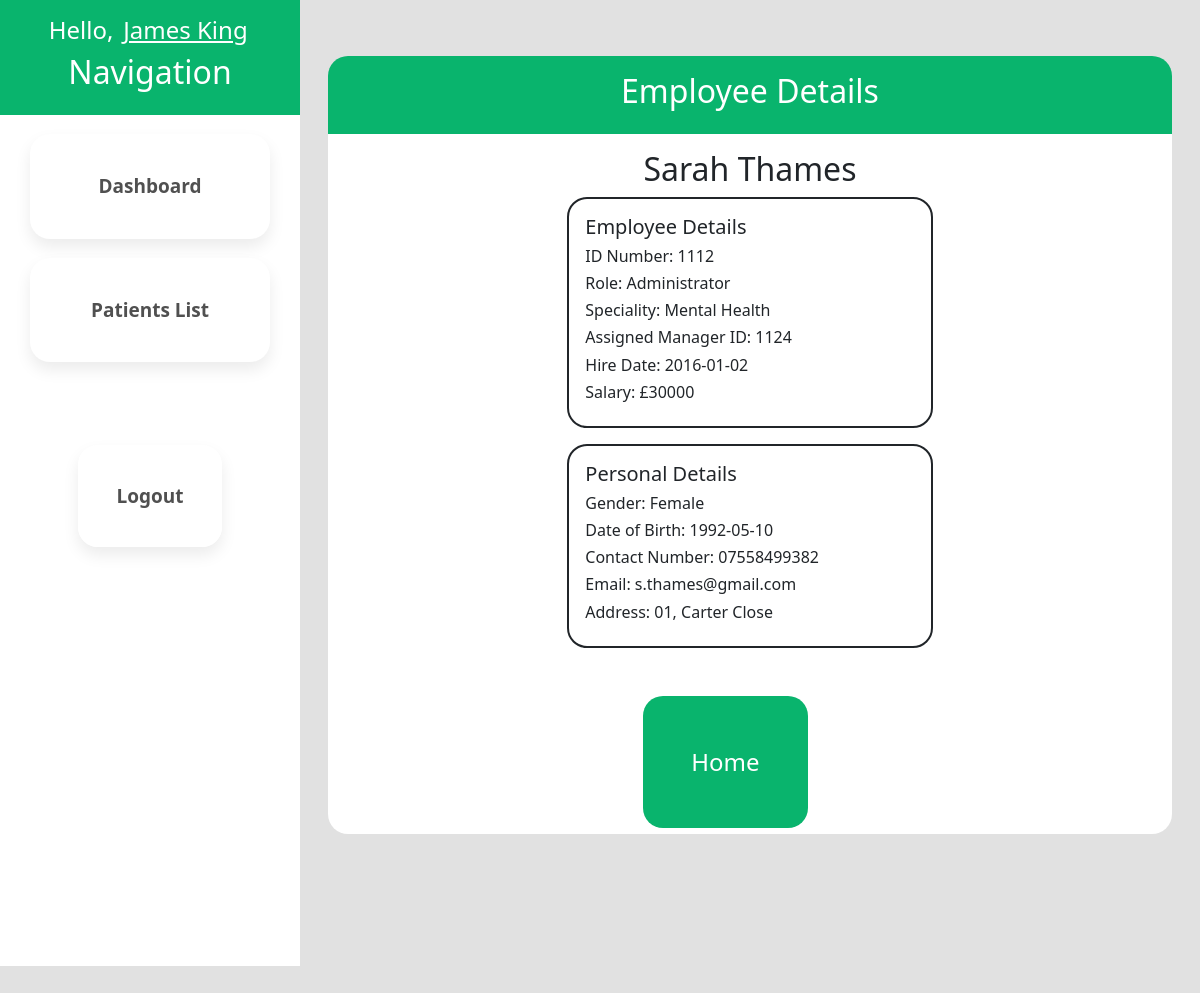
/employee-details.php?empID=1112 (signed in), run on the app's committed database.
### tables this page shows
CREATE TABLE `employee` (
  `EmployeeID` int(4) NOT NULL,
  `EmployeeFirstName` varchar(20) DEFAULT NULL,
  `EmployeeLastName` varchar(20) DEFAULT NULL,
  `RoleID` int(4) DEFAULT NULL,
  `SpecialityID` int(4) DEFAULT NULL,
  `EmployeeDoB` date DEFAULT NULL,
  `GenderID` varchar(4) DEFAULT NULL,
  `EmployeeContactNumber` varchar(50) DEFAULT NULL,
  `EmployeeEmail` varchar(50) DEFAULT NULL,
  `EmployeeAddress` varchar(20) DEFAULT NULL,
  `EmployeeHireDate` date DEFAULT NULL,
  `LoginDetailsID` int(4) DEFAULT NULL,
  `ManagerID` int(4) DEFAULT NULL
);

CREATE TABLE `role` (
  `RoleID` int(4) NOT NULL,
  `RoleTitle` varchar(20) DEFAULT NULL,
  `RoleDescription` text DEFAULT NULL,
  `RoleSalary` int(11) DEFAULT NULL
);

CREATE TABLE `speciality` (
  `SpecialityID` int(4) NOT NULL,
  `SpecialityTitle` varchar(20) DEFAULT NULL,
  `SpecialityDescription` text DEFAULT NULL
);

CREATE TABLE `gender` (
  `GenderID` varchar(4) DEFAULT NULL,
  `GenderTitle` varchar(20) DEFAULT NULL
);

### employee-details.php (the view, shortened to what this page needs)
<?php
 $userID = $_SESSION['EmpID'];
?>
<!DOCTYPE html>
<html lang="en">
<head>
    <?php include("includes/bootstrap.php");?>
    <link rel="stylesheet" href="css/main.css" />
</head>
<body>
    <div class="container-fluid h-100 w-100">
        <div class="row h-100">
            <div class="col-3 g-0 m-0 p-0">
                <div class="sidebar h-100">
                    <?php include("includes/navbar.php");?>
                </div>
            </div>
            <div class="col-9">
                <div class="main-content">
                    <div class="dash-header">
                        <h2>Employee Details</h2>
                    </div>
                    <div class="dash-content">
                        <?php
                            require_once("includes/db_conn.php");
                            $getEmployeeID = $_GET["empID"];
                            $stmt = $conn->prepare( "SELECT * FROM employee
                                                        INNER JOIN role on (employee.RoleID = role.RoleID)
                                                        INNER JOIN gender ON (employee.GenderID=gender.GenderID)
                                                        INNER JOIN speciality on (employee.SpecialityID = speciality.SpecialityID)
                                                        WHERE EmployeeID = ?" );
                            $stmt->bind_param( 'i', $getEmployeeID );
                            $stmt->execute();
                            $result = $stmt->get_result();
                            $obj = $result->fetch_object();
                        ?>
                        <?php
                            echo "<div class=\"user-container\">";
                            echo "<h2>{$obj->EmployeeFirstName} {$obj->EmployeeLastName}</h2>";
                            echo "<div class=\"user-details\">";
                            echo "<h5>Employee Details</h5>";
                            echo "<h6>ID Number: {$obj->EmployeeID}</h6>";
                            echo "<h6>Role: {$obj->RoleTitle}</h6>";
                            echo "<h6>Speciality: {$obj->SpecialityTitle}</h6>";
                            echo "<h6>Assigned Manager ID: {$obj->ManagerID}</h6>";
                            echo "<h6>Hire Date: {$obj->EmployeeHireDate}</h6>";
                            echo "<h6>Salary: £{$obj->RoleSalary}</h6>";
                            echo "</div>";
                            echo "<div class=\"user-personal-details\">";
                            echo "<h5>Personal Details</h5>";
                            echo "<h6>Gender: {$obj->GenderTitle}</h6>";
                            echo "<h6>Date of Birth: {$obj->EmployeeDoB}</h6>";
                            echo "<h6>Contact Number: {$obj->EmployeeContactNumber}</h6>";
                            echo "<h6>Email: {$obj->EmployeeEmail}</h6>";
                            echo "<h6>Address: {$obj->EmployeeAddress}</h6>";
                            echo "</div>";
                            echo "<div class=\"user-buttons\">";
                            echo "<a class=\"lab\" href=\"employee-list.php\">Home</a>";
                            echo "</div>";
                            echo "</div>";
                        ?>
                    </div>
                </div>
            </div>
        </div>
    </div>
</body>
</html>

### includes/navbar.php (shortened to what this page needs)
<div class="nav-header">
  <?php
    require_once("db_conn.php");
    $getUserID = $userID;
    $stmt = $conn->prepare( "SELECT * FROM employee WHERE EmployeeID = ?" );
    $stmt->bind_param( 'i', $getUserID );
    $stmt->execute();
    $result = $stmt->get_result();
    $obj = $result->fetch_object();
    ?>
  <h4>Hello, <a href="userProfile.php"><?php echo $obj->EmployeeFirstName." ".$obj->EmployeeLastName?></a></h4>
  <h2>Navigation</h2>
</div>
<?php
  $getUserID = $userID;
  $stmt = $conn->prepare( "SELECT RoleID FROM employee WHERE EmployeeID = ?" );
  $stmt->bind_param( 'i', $getUserID );
  $stmt->execute();
  $result = $stmt->get_result();
  $obj = $result->fetch_object();
  $userRole = $obj->RoleID;
?>
<?php if($userRole == 4 || $userRole == 5){
    echo "<div class=\"nav-content\">";
    echo "<div class=\"nav-buttons\">";
      echo "<a href=\"dashboard.php\">Dashboard</a>";
      echo "<a href=\"patient-list.php\">Patients List</a>";
      echo "<a href=\"employee-list.php\">Employee List</a>";
      echo "<a href=\"manager-list.php\">Manager List</a>";
      echo "<div class=\"logout-button\">";
        echo "<a href=\"login.php\">Logout</a>";
      echo "</div>";
    echo "</div>";
  echo "</div>";
  } else {
      echo "<div class=\"nav-content\">";
      echo "<div class=\"nav-buttons\">";
        echo "<a href=\"dashboard.php\">Dashboard</a>";
        echo "<a href=\"patient-list.php\">Patients List</a>";
        echo "<div class=\"logout-button\">";
          echo "<a href=\"login.php\">Logout</a>";
        echo "</div>";
      echo "</div>";
    echo "</div>";
  }
?>

### css/main.css (style rules this page uses)
body { background-color: #e1e1e1; height: 100%; }
html { overflow: hidden; font-family: Arial, Helvetica, sans-serif; }
body, html { height: 100%; width: 100%; }
.nav-header { text-align: center; color: white; background-color: rgb(9, 180, 109); padding: 1em; }
.nav-header h4 a { color: white; padding: .15em; }
.nav-content { display: flex; justify-content: center; background-color: white; height: 100%; }
.nav-buttons { width: 20%; display: flex; flex-direction: column; position: absolute; justify-content: center; }
.nav-buttons a { font-size: 19px; font-weight: bold; color: #505050; text-decoration: none; text-align: center; margin-top: 1em; width: 100%; padding: 2em; border-color: #CBCBCB; border-width: 1px; border-radius: 20px; border-style: none; background-color: rgb(255, 255, 255); box-shadow: 0px 8px 16px 0px rgba(0,0,0,0.08); }
.logout-button { align-self: center; margin-top: 50%; }
.logout-button a { text-decoration: none; }
.sidebar { height: 100%; width: 100%; }
.main-content { padding: 1em; height: 100%; width: 100%; margin-top: 2.5em; }
.dash-header { text-align: center; color: white; background-color: rgb(9, 180, 109); padding: 1em; border-top-left-radius: 20px; border-top-right-radius: 20px; }
.dash-content { background-color: white; padding: 1em; border-bottom-left-radius: 20px; border-bottom-right-radius: 20px; overflow-y: scroll; overflow-x: hidden; max-height: 700px; }
.user-personal-details { margin-top: 1em; width: 45%; border-style: solid; border-width: 2px; border-radius: 20px; padding: 1em; align-self: center; }
.user-details { align-self: center; width: 45%; border-style: solid; border-width: 2px; border-radius: 20px; padding: 1em; align-self: center; }
.user-buttons { display: flex; justify-content: center; padding: 1em; margin: 2em; margin-right: 10%; }
.user-buttons a { background-color: rgb(9, 180, 109); color: white; text-decoration: none; padding: 2em; font-size: x-large; border-radius: 20px; font-weight: 500; }
.user-container { display: flex; flex-direction: column; }
.user-container h2 { text-align: center; }

### data on the page
employee: EmployeeFirstName "James", EmployeeLastName "King"
employee: EmployeeFirstName "Sarah", EmployeeLastName "Thames", EmployeeID "1112", RoleID.RoleTitle "Administrator", SpecialityID.SpecialityTitle "Mental Health", ManagerID "1124", EmployeeHireDate "2016-01-02", RoleID.RoleSalary "30000", GenderID.GenderTitle "Female", EmployeeDoB "1992-05-10", EmployeeContactNumber "07558499382", EmployeeEmail "s.thames@gmail.com", EmployeeAddress "01, Carter Close"
